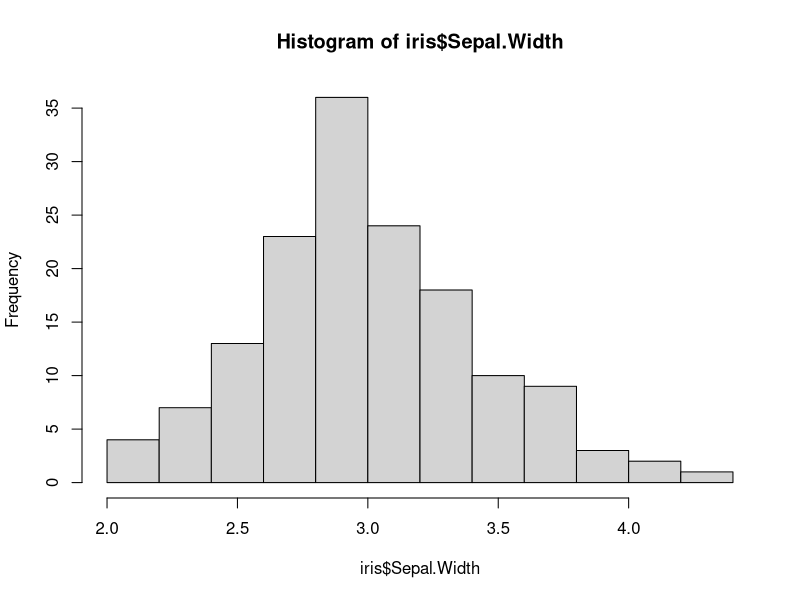
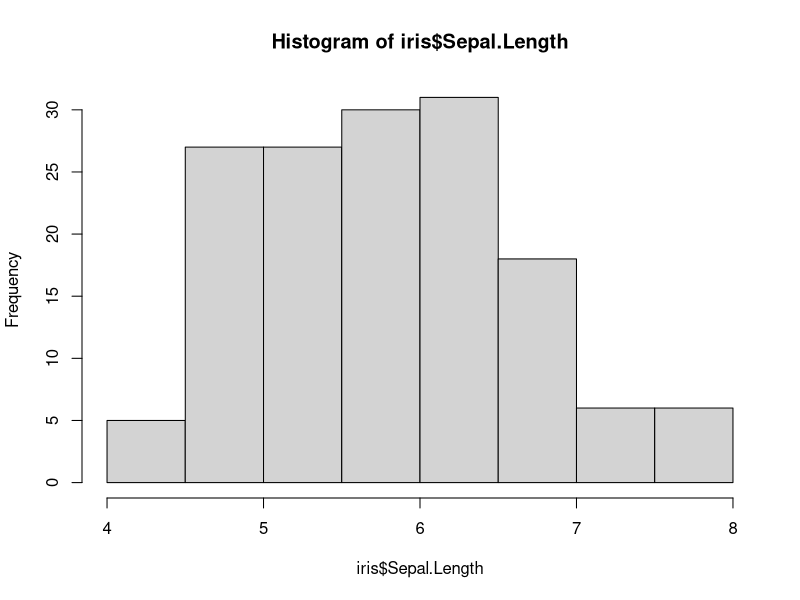
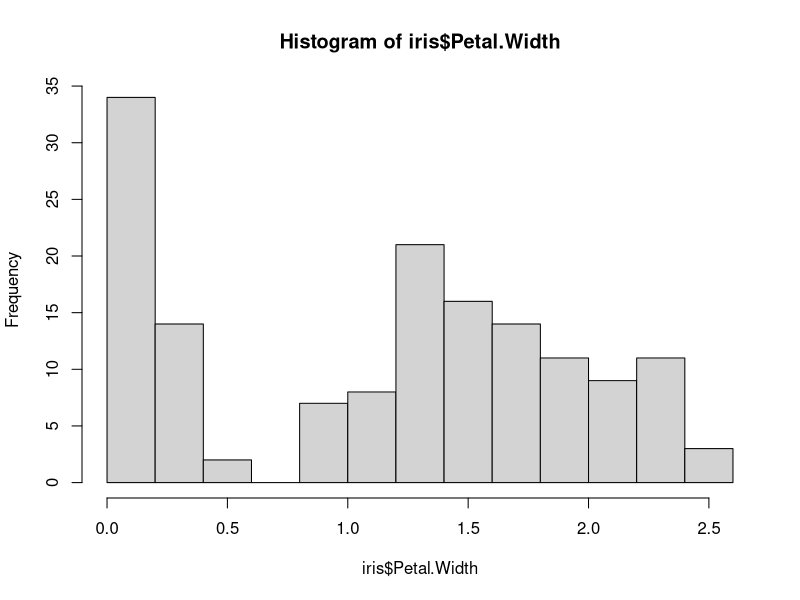
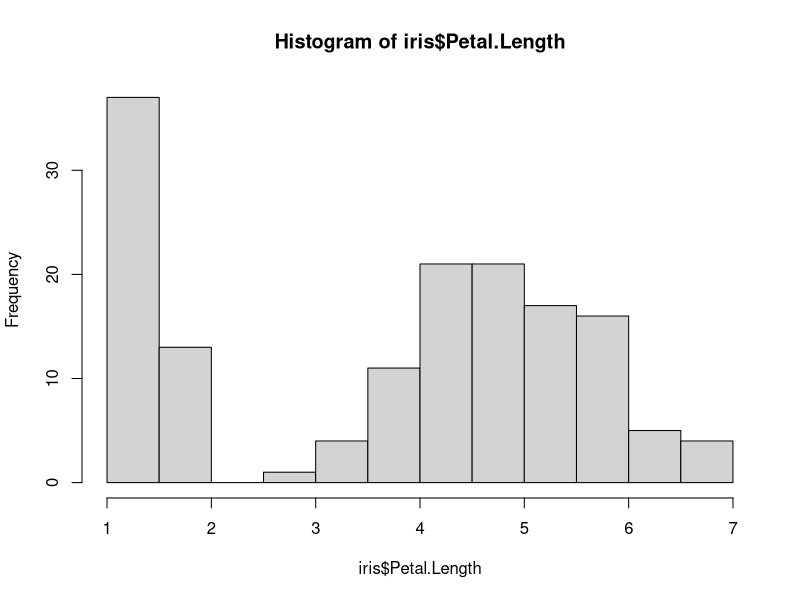

Source code (R) for these figures, in order:
## ---- chunk 1
knitr::opts_chunk$set(echo = TRUE)
## ---- chunk 2
shapiro.test(iris$Sepal.Width)
shapiro.test(iris$Petal.Width)
shapiro.test(iris$Sepal.Length)

hist(iris$Sepal.Width)
hist(iris$Sepal.Length)

cor(iris$Sepal.Width , iris$Sepal.Length , method = "pearson")

cor.test(iris$Sepal.Width , iris$Sepal.Length , method = "pearson")

## ---- chunk 3
hist(iris$Petal.Width)
hist(iris$Petal.Length)

cor.test(iris$Petal.Width , iris$Petal.Length , method = "kendall")
## ---- chunk 4

x <-  c(2,3,4,1,1,3,4,5,1,2,2,3)
y <-  c(3,4,4,2,1,2,5,3,1,3,3,2)

cor.test(x , y , method = "spearman" )

## ---- chunk 5
cov(iris$Sepal.Length , iris$Sepal.Width)
cov(iris$Petal.Length , iris$Petal.Width)
